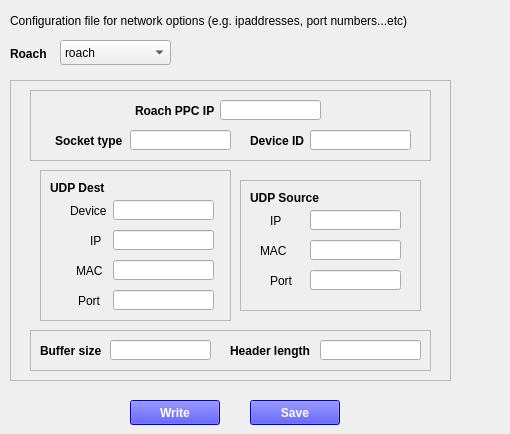
    <widget class="QWidget" name="netTab">
     <attribute name="title">
      <string>Network </string>
     </attribute>
     <widget class="QPushButton" name="netBtn">
      <property name="geometry">
       <rect>
        <x>250</x>
        <y>400</y>
        <width>90</width>
        <height>25</height>
       </rect>
      </property>
      <property name="font">
       <font>
        <pointsize>9</pointsize>
        <weight>75</weight>
        <bold>true</bold>
       </font>
      </property>
      <property name="styleSheet">
       <string notr="true">color: white;
background-color: blue</string>
      </property>
      <property name="text">
       <string>Save</string>
      </property>
     </widget>
     <widget class="QLabel" name="label_362">
      <property name="geometry">
       <rect>
        <x>10</x>
        <y>5</y>
        <width>491</width>
        <height>31</height>
       </rect>
      </property>
      <property name="font">
       <font>
        <pointsize>9</pointsize>
       </font>
      </property>
      <property name="text">
       <string>Configuration file for network options (e.g. ipaddresses, port numbers...etc)</string>
      </property>
      <property name="wordWrap">
       <bool>true</bool>
      </property>
     </widget>
     <widget class="QFrame" name="frame_25">
      <property name="geometry">
       <rect>
        <x>10</x>
        <y>80</y>
        <width>441</width>
        <height>301</height>
       </rect>
      </property>
      <property name="frameShape">
       <enum>QFrame::StyledPanel</enum>
      </property>
      <property name="frameShadow">
       <enum>QFrame::Raised</enum>
      </property>
      <widget class="QFrame" name="frame_24">
       <property name="geometry">
        <rect>
         <x>30</x>
         <y>90</y>
         <width>191</width>
         <height>151</height>
        </rect>
       </property>
       <property name="frameShape">
        <enum>QFrame::StyledPanel</enum>
       </property>
       <property name="frameShadow">
        <enum>QFrame::Raised</enum>
       </property>
       <widget class="QLabel" name="label_354">
        <property name="geometry">
         <rect>
          <x>10</x>
          <y>10</y>
          <width>101</width>
          <height>16</height>
         </rect>
        </property>
        <property name="font">
         <font>
          <pointsize>9</pointsize>
          <weight>75</weight>
          <bold>true</bold>
         </font>
        </property>
        <property name="text">
         <string>UDP Dest</string>
        </property>
       </widget>
       <widget class="QLineEdit" name="udpDestMACEdit">
        <property name="geometry">
         <rect>
          <x>73</x>
          <y>90</y>
          <width>101</width>
          <height>20</height>
         </rect>
        </property>
        <property name="font">
         <font>
          <pointsize>9</pointsize>
         </font>
        </property>
       </widget>
       <widget class="QLineEdit" name="udpDestPortEdit">
        <property name="geometry">
         <rect>
          <x>73</x>
          <y>120</y>
          <width>101</width>
          <height>20</height>
         </rect>
        </property>
        <property name="font">
         <font>
          <pointsize>9</pointsize>
         </font>
        </property>
       </widget>
       <widget class="QLabel" name="label_144">
        <property name="geometry">
         <rect>
          <x>36</x>
          <y>90</y>
          <width>31</width>
          <height>21</height>
         </rect>
        </property>
        <property name="font">
         <font>
          <pointsize>9</pointsize>
         </font>
        </property>
        <property name="text">
         <string>MAC</string>
        </property>
       </widget>
       <widget class="QLabel" name="label_146">
        <property name="geometry">
         <rect>
          <x>38</x>
          <y>120</y>
          <width>41</width>
          <height>21</height>
         </rect>
        </property>
        <property name="font">
         <font>
          <pointsize>9</pointsize>
         </font>
        </property>
        <property name="text">
         <string>Port</string>
        </property>
       </widget>
       <widget class="QLineEdit" name="udpDestIPEdit">
        <property name="geometry">
         <rect>
          <x>73</x>
          <y>60</y>
          <width>101</width>
          <height>20</height>
         </rect>
        </property>
        <property name="font">
         <font>
          <pointsize>9</pointsize>
         </font>
        </property>
       </widget>
       <widget class="QLabel" name="label_145">
        <property name="geometry">
         <rect>
          <x>50</x>
          <y>60</y>
          <width>16</width>
          <height>21</height>
         </rect>
        </property>
        <property name="font">
         <font>
          <pointsize>9</pointsize>
         </font>
        </property>
        <property name="text">
         <string>IP</string>
        </property>
       </widget>
       <widget class="QLineEdit" name="udpDestDevEdit">
        <property name="geometry">
         <rect>
          <x>73</x>
          <y>30</y>
          <width>101</width>
          <height>20</height>
         </rect>
        </property>
        <property name="font">
         <font>
          <pointsize>9</pointsize>
         </font>
        </property>
       </widget>
       <widget class="QLabel" name="label_147">
        <property name="geometry">
         <rect>
          <x>30</x>
          <y>30</y>
          <width>41</width>
          <height>21</height>
         </rect>
        </property>
        <property name="font">
         <font>
          <pointsize>9</pointsize>
         </font>
        </property>
        <property name="text">
         <string>Device</string>
        </property>
       </widget>
      </widget>
      <widget class="QFrame" name="frame_23">
       <property name="geometry">
        <rect>
         <x>230</x>
         <y>100</y>
         <width>181</width>
         <height>131</height>
        </rect>
       </property>
       <property name="frameShape">
        <enum>QFrame::StyledPanel</enum>
       </property>
       <property name="frameShadow">
        <enum>QFrame::Raised</enum>
       </property>
       <widget class="QLabel" name="label_353">
        <property name="geometry">
         <rect>
          <x>10</x>
          <y>10</y>
          <width>101</width>
          <height>16</height>
         </rect>
        </property>
        <property name="font">
         <font>
          <pointsize>9</pointsize>
          <weight>75</weight>
          <bold>true</bold>
         </font>
        </property>
        <property name="text">
         <string>UDP Source</string>
        </property>
       </widget>
       <widget class="QLineEdit" name="udpSourceIPEdit">
        <property name="geometry">
         <rect>
          <x>70</x>
          <y>30</y>
          <width>91</width>
          <height>20</height>
         </rect>
        </property>
        <property name="font">
         <font>
          <pointsize>9</pointsize>
         </font>
        </property>
       </widget>
       <widget class="QLabel" name="label_141">
        <property name="geometry">
         <rect>
          <x>30</x>
          <y>30</y>
          <width>31</width>
          <height>21</height>
         </rect>
        </property>
        <property name="font">
         <font>
          <pointsize>9</pointsize>
         </font>
        </property>
        <property name="text">
         <string>IP</string>
        </property>
       </widget>
       <widget class="QLabel" name="label_142">
        <property name="geometry">
         <rect>
          <x>20</x>
          <y>60</y>
          <width>31</width>
          <height>21</height>
         </rect>
        </property>
        <property name="font">
         <font>
          <pointsize>9</pointsize>
         </font>
        </property>
        <property name="text">
         <string>MAC</string>
        </property>
       </widget>
       <widget class="QLineEdit" name="udpSourceMACEdit">
        <property name="geometry">
         <rect>
          <x>70</x>
          <y>60</y>
          <width>91</width>
          <height>20</height>
         </rect>
        </property>
        <property name="font">
         <font>
          <pointsize>9</pointsize>
         </font>
        </property>
       </widget>
       <widget class="QLabel" name="label_143">
        <property name="geometry">
         <rect>
          <x>30</x>
          <y>90</y>
          <width>41</width>
          <height>21</height>
         </rect>
        </property>
        <property name="font">
         <font>
          <pointsize>9</pointsize>
         </font>
        </property>
        <property name="text">
         <string>Port</string>
        </property>
       </widget>
       <widget class="QLineEdit" name="udpSourcePortEdit">
        <property name="geometry">
         <rect>
          <x>70</x>
          <y>90</y>
          <width>91</width>
          <height>20</height>
         </rect>
        </property>
        <property name="font">
         <font>
          <pointsize>9</pointsize>
         </font>
        </property>
       </widget>
      </widget>
      <widget class="QFrame" name="frame_29">
       <property name="geometry">
        <rect>
         <x>20</x>
         <y>10</y>
         <width>401</width>
         <height>71</height>
        </rect>
       </property>
       <property name="frameShape">
        <enum>QFrame::StyledPanel</enum>
       </property>
       <property name="frameShadow">
        <enum>QFrame::Raised</enum>
       </property>
       <widget class="QLabel" name="label_123">
        <property name="geometry">
         <rect>
          <x>25</x>
          <y>40</y>
          <width>101</width>
          <height>21</height>
         </rect>
        </property>
        <property name="font">
         <font>
          <pointsize>9</pointsize>
          <weight>75</weight>
          <bold>true</bold>
         </font>
        </property>
        <property name="text">
         <string>Socket type</string>
        </property>
       </widget>
       <widget class="QLabel" name="label_124">
        <property name="geometry">
         <rect>
          <x>220</x>
          <y>40</y>
          <width>71</width>
          <height>21</height>
         </rect>
        </property>
        <property name="font">
         <font>
          <pointsize>9</pointsize>
          <weight>75</weight>
          <bold>true</bold>
         </font>
        </property>
        <property name="text">
         <string>Device ID</string>
        </property>
       </widget>
       <widget class="QLabel" name="label_122">
        <property name="geometry">
         <rect>
          <x>105</x>
          <y>10</y>
          <width>101</width>
          <height>21</height>
         </rect>
        </property>
        <property name="font">
         <font>
          <pointsize>9</pointsize>
          <weight>75</weight>
          <bold>true</bold>
         </font>
        </property>
        <property name="text">
         <string>Roach PPC IP</string>
        </property>
       </widget>
       <widget class="QLineEdit" name="roachppcEdit">
        <property name="geometry">
         <rect>
          <x>190</x>
          <y>10</y>
          <width>101</width>
          <height>20</height>
         </rect>
        </property>
        <property name="font">
         <font>
          <pointsize>9</pointsize>
         </font>
        </property>
        <property name="text">
         <string/>
        </property>
       </widget>
       <widget class="QLineEdit" name="socketEdit">
        <property name="geometry">
         <rect>
          <x>100</x>
          <y>40</y>
          <width>101</width>
          <height>20</height>
         </rect>
        </property>
        <property name="font">
         <font>
          <pointsize>9</pointsize>
         </font>
        </property>
        <property name="text">
         <string/>
        </property>
       </widget>
       <widget class="QLineEdit" name="deviceIDEdit">
        <property name="geometry">
         <rect>
          <x>280</x>
          <y>40</y>
          <width>101</width>
          <height>20</height>
         </rect>
        </property>
        <property name="font">
         <font>
          <pointsize>9</pointsize>
         </font>
        </property>
        <property name="text">
         <string/>
        </property>
       </widget>
      </widget>
      <widget class="QFrame" name="frame_30">
       <property name="geometry">
        <rect>
         <x>20</x>
         <y>250</y>
         <width>401</width>
         <height>41</height>
        </rect>
       </property>
       <property name="frameShape">
        <enum>QFrame::StyledPanel</enum>
       </property>
       <property name="frameShadow">
        <enum>QFrame::Raised</enum>
       </property>
       <widget class="QLineEdit" name="headerLenEdit">
        <property name="geometry">
         <rect>
          <x>290</x>
          <y>10</y>
          <width>101</width>
          <height>20</height>
         </rect>
        </property>
        <property name="font">
         <font>
          <pointsize>9</pointsize>
         </font>
        </property>
        <property name="text">
         <string/>
        </property>
       </widget>
       <widget class="QLabel" name="label_126">
        <property name="geometry">
         <rect>
          <x>10</x>
          <y>10</y>
          <width>101</width>
          <height>21</height>
         </rect>
        </property>
        <property name="font">
         <font>
          <pointsize>9</pointsize>
          <weight>75</weight>
          <bold>true</bold>
         </font>
        </property>
        <property name="text">
         <string>Buffer size</string>
        </property>
       </widget>
       <widget class="QLabel" name="label_125">
        <property name="geometry">
         <rect>
          <x>200</x>
          <y>10</y>
          <width>91</width>
          <height>21</height>
         </rect>
        </property>
        <property name="font">
         <font>
          <pointsize>9</pointsize>
          <weight>75</weight>
          <bold>true</bold>
         </font>
        </property>
        <property name="text">
         <string>Header length</string>
        </property>
       </widget>
       <widget class="QLineEdit" name="bufferSizeEdit">
        <property name="geometry">
         <rect>
          <x>80</x>
          <y>10</y>
          <width>101</width>
          <height>20</height>
         </rect>
        </property>
        <property name="font">
         <font>
          <pointsize>9</pointsize>
         </font>
        </property>
        <property name="text">
         <string/>
        </property>
       </widget>
      </widget>
     </widget>
     <widget class="QComboBox" name="netNameRoach">
      <property name="geometry">
       <rect>
        <x>60</x>
        <y>40</y>
        <width>111</width>
        <height>25</height>
       </rect>
      </property>
      <property name="font">
       <font>
        <pointsize>9</pointsize>
        <weight>50</weight>
        <bold>false</bold>
       </font>
      </property>
      <item>
       <property name="text">
        <string>roach</string>
       </property>
      </item>
     </widget>
     <widget class="QLabel" name="label_149">
      <property name="geometry">
       <rect>
        <x>10</x>
        <y>43</y>
        <width>51</width>
        <height>21</height>
       </rect>
      </property>
      <property name="font">
       <font>
        <pointsize>9</pointsize>
        <weight>75</weight>
        <bold>true</bold>
       </font>
      </property>
      <property name="text">
       <string>Roach</string>
      </property>
     </widget>
     <widget class="QPushButton" name="netWriteBtn">
      <property name="geometry">
       <rect>
        <x>130</x>
        <y>400</y>
        <width>90</width>
        <height>25</height>
       </rect>
      </property>
      <property name="font">
       <font>
        <pointsize>9</pointsize>
        <weight>75</weight>
        <bold>true</bold>
       </font>
      </property>
      <property name="styleSheet">
       <string notr="true">color: white;
background-color: blue</string>
      </property>
      <property name="text">
       <string>Write</string>
      </property>
     </widget>
    </widget>
